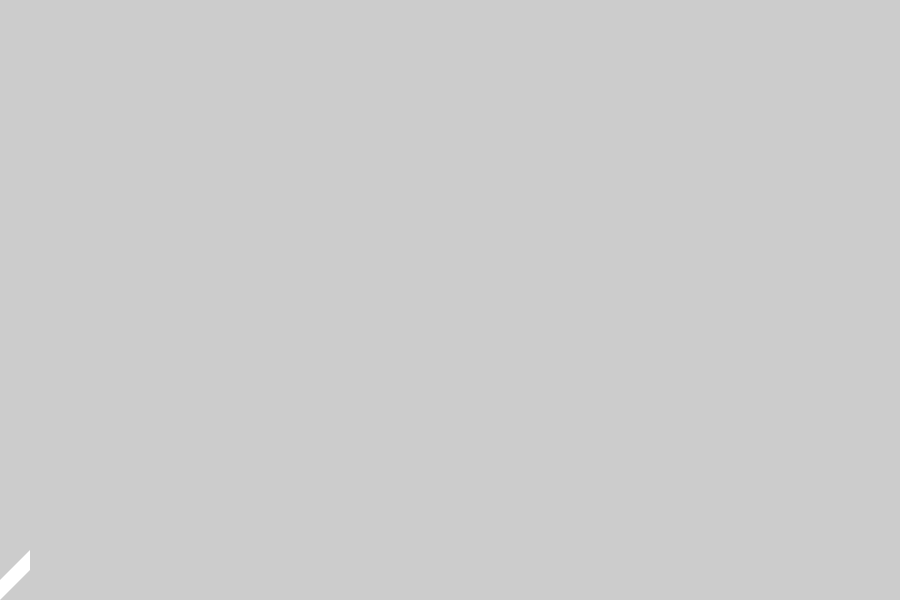
Frame 1 (no input)
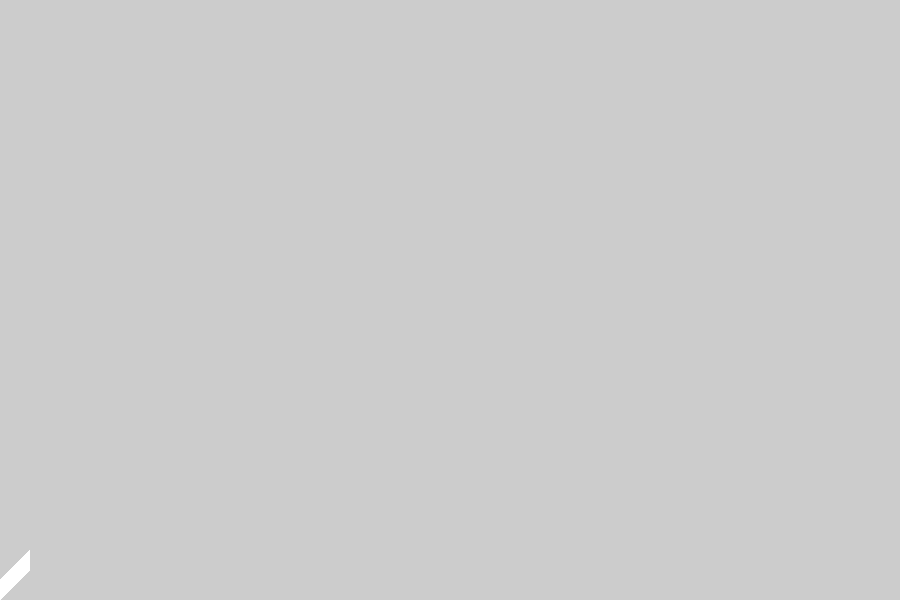
Frame 60 (the mouse pressed at the canvas centre just before this capture)
Frame 120 (the mouse held since frame 60 and released just before this capture): identical to frame 60, image omitted

The Processing sketch that drew these frames (run headless with seeded random() and noise(); from frame 60 on, the mouse is pressed at the canvas centre):

// Processing sketch: codingBridgetRiley_02
// ── codingBridgetRiley_02.pde
// A sketch attempting to recreate the work of Bridget Riley
// After examining her work, 'Cool Place',
// the first step is to create the basica element:
// a parallelogram using quad()

// a quad() is created by specifying 4 points counter clockwise
// the x and y coordinates of our 4 points
float[] x = new float[4];
float[] y = new float[4];

// the height of on of the sides
float quadSideHeight=20;

// the width of the quad()
float quadWidth=30;

// the amount the right side is shifted up
float quadSkew=30;

void setup() {
  size(900, 600);
}

void draw() {
  // a function created to encapsulate the previous example's code
  // used to draw a parallelogram
  drawParallelogram(0, height);
}

void drawParallelogram(float _x, float _y) {

  // a function that performs the calculations of the points
  calculatePoints(_x, _y);

  noStroke();
  quad(x[0], y[0], x[1], y[1], x[2], y[2], x[3], y[3]);
}

void calculatePoints(float _x, float _y) {
  x[0]=_x;
  y[0]=_y;
  x[1]=x[0];
  y[1]=y[0]-quadSideHeight;
  x[2]=_x+quadWidth;
  y[2]=_y-(quadSideHeight+quadSkew);
  x[3]=x[2];
  y[3]=y[2]+quadSideHeight;
}
